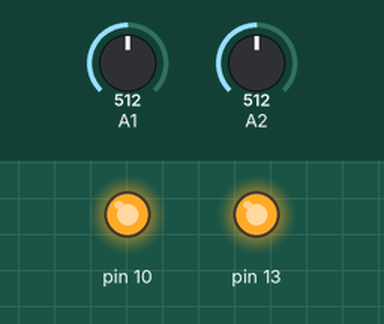
Simulated run of this sketch. Board: Arduino Uno, built with avr-gcc and run on an emulated ATmega328P. Shown: output pins drawn as LEDs (lit = HIGH). Inputs (shaded band) come from the test bench; at power-on: A1 = 512, A2 = 512. What the sketch prints to the serial monitor is not drawn.

Above: at 1.2 s.
1.3 s: A1 set to 12
2.8 s: A1 set to 9
At 3.2 s:
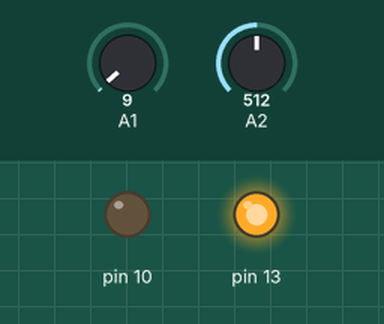
4.3 s: A2 set to 12
5.8 s: A2 set to 9
At 6.7 s:
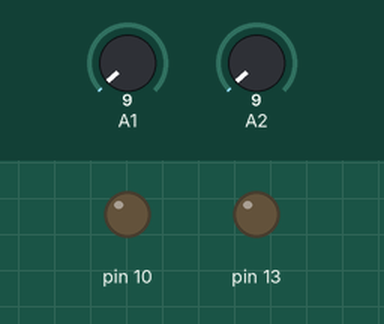
7.3 s: A1 set to 122
At 7.8 s:
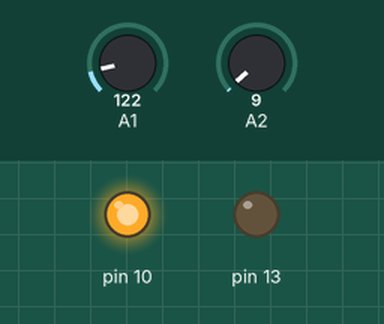
8.8 s: A1 set to 0
At 10.1 s:
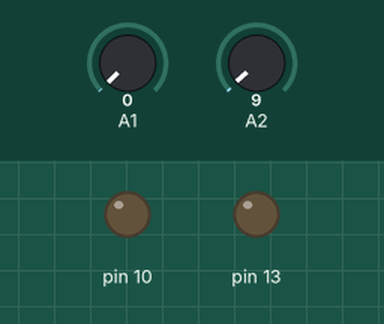
Timing chart, 0 to 11.3 s (numbered marks = the images above; inputs shaded):
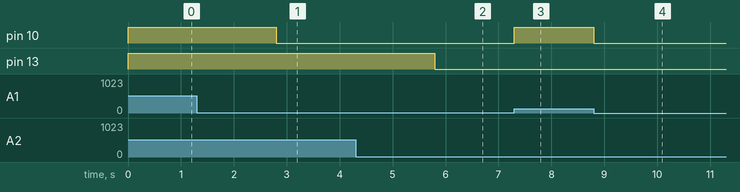

The sketch:

roll.ino
```cpp
void setup() {

  pinMode(13,OUTPUT);
  pinMode(10,OUTPUT);
  Serial.begin(115200);
}

void loop() {
    // read all analog ports, split by " "
    //int reading = analogRead(2);
    if(analogRead(2) > 10 )
    {
      digitalWrite(13,HIGH);
      Serial.print("Snare\n");
    }
    else
    {
      digitalWrite(13,LOW);
    }

    if(analogRead(1) > 10)
    {
      digitalWrite(10,HIGH);
      Serial.print("Kick\n");
    }
    else
    {
      digitalWrite(10,LOW);
    }


  // frame is marked by LF

}
```

Measured:
- the behaviour switches between 11 and 10 on A1 (found by bisection; images 0 and 1)
- the behaviour switches between 11 and 10 on A2 (found by bisection; images 1 and 2)
- after the input at 2.8 s, pin 10: HIGH → LOW at once
- after the input at 5.8 s, pin 13: HIGH → LOW at once
- after the input at 7.3 s, pin 10: LOW → HIGH at once
- after the input at 8.8 s, pin 10: HIGH → LOW at once
